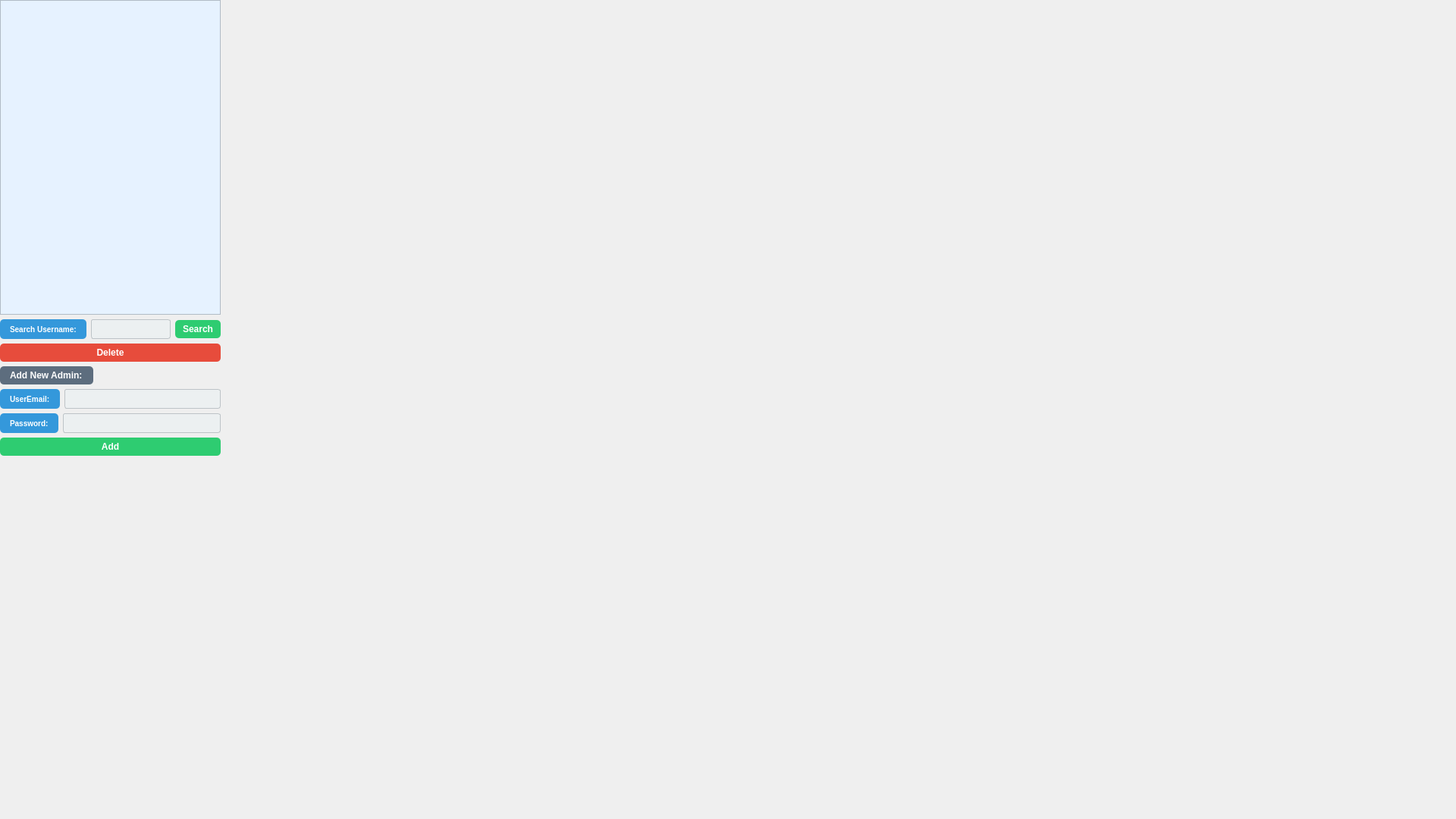
<?xml version="1.0" encoding="UTF-8"?>
<ui version="4.0">
 <class>editadmin</class>
 <widget class="QWidget" name="editadmin">
  <property name="geometry">
   <rect>
    <x>0</x>
    <y>0</y>
    <width>1920</width>
    <height>1080</height>
   </rect>
  </property>
  <property name="windowTitle">
   <string>Form</string>
  </property>
  <property name="styleSheet">
   <string notr="true">background: qlineargradient(spread:pad, x1:0, y1:0, x2:1, y2:1,
                            stop:0 #e3f2fd, stop:1 #bbdefb);
</string>
  </property>
  <widget class="QWidget" name="layoutWidget">
   <property name="geometry">
    <rect>
     <x>0</x>
     <y>0</y>
     <width>291</width>
     <height>601</height>
    </rect>
   </property>
   <layout class="QVBoxLayout" name="verticalLayout_2">
    <item>
     <widget class="QTableWidget" name="tableWidget_admincheck">
      <property name="styleSheet">
       <string notr="true">
QTableWidget {
    background-color: #E6F2FF; /* Light blue for even rows */
alternate-background-color: #B5D6F5;

}

QHeaderView::section {
    background-color: #3498DB;  /* Optional: blue header */
    color: white;
    font-weight: bold;
}
</string>
      </property>
     </widget>
    </item>
    <item>
     <layout class="QVBoxLayout" name="verticalLayout">
      <item>
       <layout class="QHBoxLayout" name="horizontalLayout_3">
        <item>
         <widget class="QLabel" name="label">
          <property name="styleSheet">
           <string notr="true">
QLabel {
background-color: #3498DB;  /* Medium gray */
color: white;

    border-radius: 5px;
    padding: 5px 10px;
font-size: 10px;
    font-weight: bold;
}
</string>
          </property>
          <property name="text">
           <string>Search Username:</string>
          </property>
         </widget>
        </item>
        <item>
         <widget class="QLineEdit" name="lineEdit_4">
          <property name="styleSheet">
           <string notr="true">QLineEdit {
    background-color: #ECF0F1;
    color: #2C3E50;
    border: 1px solid #BDC3C7;
    border-radius: 3px;
    padding: 2px 4px;
    font-size: 12px;
    min-height: 20px; /* reduce height */
}

QLineEdit:focus {
    border: 1px solid #3498DB;
    background-color: #FFFFFF;
}

QLineEdit::placeholder {
    color: #95A5A6;
    font-style: italic;
}
</string>
          </property>
         </widget>
        </item>
        <item>
         <widget class="QPushButton" name="pushButton_searchadmin">
          <property name="styleSheet">
           <string notr="true">QPushButton {
 background-color: #27AE60;  /* Emerald green */
    background-color: #2ECC71;  /* Light green */
    color: white;
 font-weight: bold;
    border-radius: 5px;
    padding: 5px 10px;
}

QPushButton:hover {
background-color: #1E8449;  /* Darker shade of emerald green */

}
</string>
          </property>
          <property name="text">
           <string>Search</string>
          </property>
         </widget>
        </item>
       </layout>
      </item>
      <item>
       <widget class="QPushButton" name="pushButton_deleteadmin">
        <property name="styleSheet">
         <string notr="true">QPushButton {
    background-color: #E74C3C;  /* Bright red */
    color: white;
 font-weight: bold;
    border-radius: 5px;
    padding: 5px 10px;
}

QPushButton:hover {
    background-color: #C0392B;  /* Darker red on hover */
}
</string>
        </property>
        <property name="text">
         <string>Delete</string>
        </property>
       </widget>
      </item>
      <item>
       <layout class="QHBoxLayout" name="horizontalLayout_4">
        <item>
         <widget class="QLabel" name="label_2">
          <property name="styleSheet">
           <string notr="true">QLabel {
background-color:#5D6D7E;  /* Medium gray */
color: white;

    border-radius: 5px;
    padding: 5px 10px;
font-size: 12px;
    font-weight: bold;
}
</string>
          </property>
          <property name="text">
           <string>Add New Admin:</string>
          </property>
         </widget>
        </item>
        <item>
         <spacer name="horizontalSpacer">
          <property name="orientation">
           <enum>Qt::Orientation::Horizontal</enum>
          </property>
          <property name="sizeHint" stdset="0">
           <size>
            <width>40</width>
            <height>20</height>
           </size>
          </property>
         </spacer>
        </item>
       </layout>
      </item>
      <item>
       <layout class="QHBoxLayout" name="horizontalLayout_2">
        <item>
         <widget class="QLabel" name="label_3">
          <property name="styleSheet">
           <string notr="true">
QLabel {
background-color: #3498DB;  /* Medium gray */
color: white;

    border-radius: 5px;
    padding: 5px 10px;
font-size: 10px;
    font-weight: bold;
}
</string>
          </property>
          <property name="text">
           <string>UserEmail:</string>
          </property>
         </widget>
        </item>
        <item>
         <widget class="QLineEdit" name="lineEdit_5">
          <property name="styleSheet">
           <string notr="true">QLineEdit {
    background-color: #ECF0F1;
    color: #2C3E50;
    border: 1px solid #BDC3C7;
    border-radius: 3px;
    padding: 2px 4px;
    font-size: 12px;
    min-height: 20px; /* reduce height */
}

QLineEdit:focus {
    border: 1px solid #3498DB;
    background-color: #FFFFFF;
}

QLineEdit::placeholder {
    color: #95A5A6;
    font-style: italic;
}
</string>
          </property>
         </widget>
        </item>
       </layout>
      </item>
      <item>
       <layout class="QHBoxLayout" name="horizontalLayout">
        <item>
         <widget class="QLabel" name="label_4">
          <property name="styleSheet">
           <string notr="true">
QLabel {
background-color: #3498DB;  /* Medium gray */
color: white;

    border-radius: 5px;
    padding: 5px 10px;
font-size: 10px;
    font-weight: bold;
}
</string>
          </property>
          <property name="text">
           <string>Password:</string>
          </property>
         </widget>
        </item>
        <item>
         <widget class="QLineEdit" name="lineEdit_2">
          <property name="styleSheet">
           <string notr="true">QLineEdit {
    background-color: #ECF0F1;
    color: #2C3E50;
    border: 1px solid #BDC3C7;
    border-radius: 3px;
    padding: 2px 4px;
    font-size: 12px;
    min-height: 20px; /* reduce height */
}

QLineEdit:focus {
    border: 1px solid #3498DB;
    background-color: #FFFFFF;
}

QLineEdit::placeholder {
    color: #95A5A6;
    font-style: italic;
}
</string>
          </property>
         </widget>
        </item>
       </layout>
      </item>
      <item>
       <widget class="QPushButton" name="pushButton_addadmin">
        <property name="styleSheet">
         <string notr="true">QPushButton {
 background-color: #27AE60;  /* Emerald green */
    background-color: #2ECC71;  /* Light green */
    color: white;
 font-weight: bold;
    border-radius: 5px;
    padding: 5px 10px;
}

QPushButton:hover {
background-color: #1E8449;  /* Darker shade of emerald green */

}
</string>
        </property>
        <property name="text">
         <string>Add</string>
        </property>
       </widget>
      </item>
     </layout>
    </item>
   </layout>
  </widget>
 </widget>
 <resources/>
 <connections/>
</ui>
